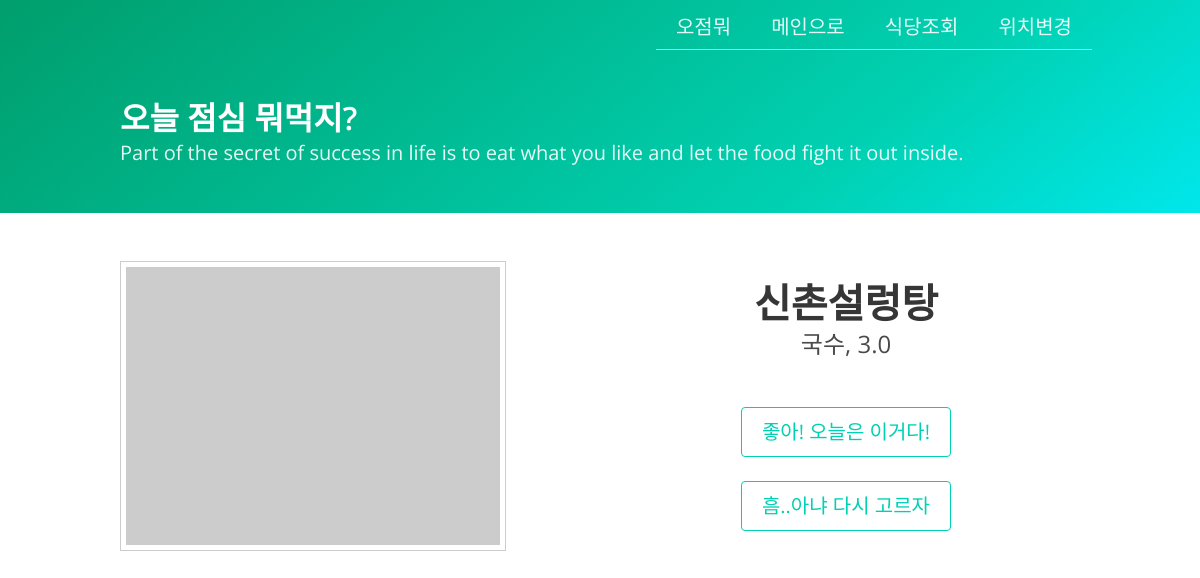
The page /meal/random_lunch/ on the database its author committed.
### meal/models.py (models this page shows)
class Restaurant(models.Model) :
    rest_num = models.IntegerField(primary_key=True) #카카오에서 제공하는 id가 있다.
    rest_name = models.CharField(max_length=500)
    rest_star = models.FloatField()
    rest_address = models.CharField(max_length=500)
    rest_time = models.CharField(max_length=100)
    rest_tele = models.CharField(max_length=100)
    rest_review = models.IntegerField()
    rest_kind_num = models.ForeignKey(Rest_kind, on_delete=models.CASCADE) #kind_num으로 먹었던거 안먹는 로직 구현
    rest_detail_link = models.CharField(max_length=500) #상세보기 링크

class Rest_kind(models.Model):
    res_kind_num = models.IntegerField(primary_key = True)
    res_kind_name = models.CharField(max_length=200)

### meal/views.py (the view)
# urls.py: path('meal/random_lunch/', views.random_lunch, name = 'random_lunch'),
def random_lunch(request):
    restaurant_all = Restaurant.objects.all()
    rest_kind_all = Rest_kind.objects.all()
    user_all = User.objects.all()
    i = randint(0, len(restaurant_all)-1)
    pick = restaurant_all[i]
    return render(request,'meal/random_lunch.html',
     {'restaurant_all' : restaurant_all, 'rest_kind_all' : rest_kind_all, 'pick' : pick})

### meal/templates/meal/random_lunch.html (shortened to what this page needs)
<!DOCTYPE html>
<html>
<head>
    <link rel="stylesheet" href="https://maxcdn.bootstrapcdn.com/font-awesome/4.7.0/css/font-awesome.min.css">
    <link rel="stylesheet" href="https://unpkg.com/bulma@0.8.2/css/bulma.min.css" />
</head>
<body>
    <section class="hero is-primary is-default is-bold">
        <nav class="navbar">
            <div class="container">
                <div id="navbarMenu" class="navbar-menu">
                    <div class="navbar-end">
                        <div class="tabs is-right">
                            <ul>
                                <li><a  class="subtitle is size-1 is-active">오점뭐</a></li>
                                <li><a  class="subtitle is size-1" href="/meal/">메인으로</a></li>
                                <li><a  class="subtitle is size-1" href="/meal/search_all/">식당조회</a></li>
                                <li><a  class="subtitle is size-1" href="/meal/mylocation/">위치변경</a></li>
                            </ul>
                        </div>
                    </div>
                </div>
            </div>
        </nav>
        <div class="hero-body">
            <div class="container">
                <h1 class="title is-size6">
                오늘 점심 뭐먹지?
                </h1>
                <h2 class="subtitle is-size4">
                    Part of the secret of success in life is to eat what you like and let the food fight it out inside.
                </h2>
            </div>
        </div>
    </section>
    <selection class = "hero">
        <div class="hero-body">
            <div class="container has-text-centered">
                <div class="columns is-vcentered">
                    <div class="column is-5">
                        <figure class="image is-4by3">
                            <img src="https://picsum.photos/800/600/?random" alt="Description">
                        </figure>
                    </div>
                    <div class="column is-6 is-offset-1">
                        <h1 class="title is-2">
                            {{pick.rest_name}}
                        </h1>
                        <h2 class="subtitle is-4">
                            {{pick.rest_kind_num.res_kind_name}}, {{pick.rest_star}}
                        </h2>
                        <br>
                        <p class="has-text-centered">
                            <a class="button is-primary is-medium is-outlined" id = "enjoy">
                                좋아! 오늘은 이거다!
                            </a><br><br>
                            <a class="button is-primary is-medium is-outlined"  onClick="window.location.reload()">
                                흠..아냐 다시 고르자
                            </a>
                        </p>
                    </div>
                </div>
            </div>
        </div>
</body>
</html>

### meal/templates/meal/random_lunch.html (style rules this page uses)
html, body { font-family: 'Open Sans'; }
img { padding: 5px; border: 1px solid #ccc; }

### rows shown on the page
Restaurant: rest_name "신촌설렁탕", rest_kind_num.res_kind_name "국수", rest_star "3.0"
